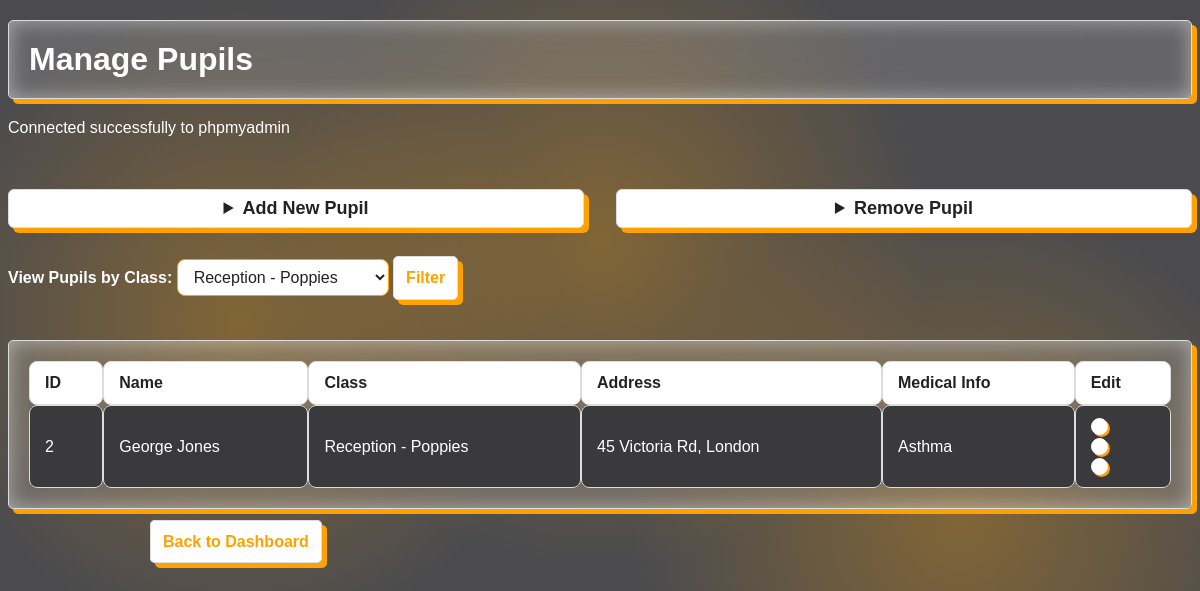
The page /pupils.php?filterClassId=2 (signed in) on the database its author committed.
### tables this page shows
CREATE TABLE IF NOT EXISTS Pupils (
    pupilId INT AUTO_INCREMENT PRIMARY KEY,
    classId INT,
    pupilNames VARCHAR(100),
    pupilAddress VARCHAR(255),
    medicalInformation VARCHAR(255),
    FOREIGN KEY (classId) REFERENCES Class(classId)
);

### pupils.php (the view, shortened to what this page needs)
<!DOCTYPE html>
<html lang="en">
<head>
    <link rel="stylesheet" href="styles.css">
</head>
    <body>
        <h1 class="card">Manage Pupils</h1>
        <?php
        include 'db_connect.php';
        echo "<div class='row'>";
        echo "<details class='form-details'>";
        echo "<summary class='button'>Add New Pupil</summary>";
        echo "</details>";
        echo "<details class='form-details'>";
        echo "<summary class='button'>Remove Pupil</summary>";
        echo "</details>";
        echo "</div>";
        $classList = [];
        $classResult = $conn->query("SELECT classId, className FROM Class");
        if ($classResult && $classResult->num_rows > 0) {
            while($class = $classResult->fetch_assoc()) {
                $classList[$class['classId']] = $class['className'];
            }
        }
        $selectedClassId = isset($_GET['filterClassId']) ? intval($_GET['filterClassId']) : 0;
        if ($selectedClassId > 0) {
            $sql = "SELECT pupilId, pupilNames, pupilAddress, medicalInformation, classId FROM Pupils WHERE classId = $selectedClassId";
        } else {
            $sql = "SELECT pupilId, pupilNames, pupilAddress, medicalInformation, classId FROM Pupils";
        }
        $result = $conn->query($sql);
        echo "<form method='GET' action='' style='margin-bottom:16px;'>";
        echo "<label for='filterClassId' style='color:#fff;font-weight:bold;'>View Pupils by Class: </label>";
        echo "<select name='filterClassId' id='filterClassId' class='input-boxes' style='width:auto;'>";
        foreach ($classList as $cid => $cname) {
            $selected = ($selectedClassId == $cid) ? 'selected' : '';
            echo "<option value='" . ($cid) . "' $selected>" . ($cname) . "</option>";
        }
        echo "</select> ";
        echo "<input type='submit' value='Filter' class='button'>";
        echo "</form>";
        if ($result->num_rows > 0) {
            echo "<table class=card>
                    <tr>
                        <th>ID</th>
                        <th>Name</th>
                        <th>Class</th>
                        <th>Address</th>
                        <th>Medical Info</th>
                        <th>Edit</th>
                    </tr>";
            while($row = $result->fetch_assoc()) {
                $pupilId = $row['pupilId'];
                echo "<tr>";
                echo "<td>{$pupilId}</td>";
                echo "<td>{$row['pupilNames']}</td>";
                $currentClass = isset($classList[$row['classId']]) ? $classList[$row['classId']] : 'None';
                echo "<td>" .($currentClass) . "</td>";
                echo "<td>{$row['pupilAddress']}</td>";
                echo "<td>{$row['medicalInformation']}</td>";
                echo "<td>"
                    . "<form method='get' action=''>"
                    . "<input type='hidden' name='editPupilId' value='{$pupilId}'>"
                    . "<button type='submit' class='dots-container' style='background:none;border:none;padding:0;cursor:pointer;'>"
                    . "<div class='dot'></div>"
                    . "<div class='dot'></div>"
                    . "<div class='dot'></div>"
                    . "</button>"
                    . "</form>";
                echo "</td>";
                echo "</tr>";
            }
            echo "</table>";
        } else {
            echo "<div class='card'><p>No pupils found in this class
            .</p></div>";
        }
        ?>
    </body>
    <footer>
        <div style="max-width:900px;margin:40px auto;margin-top:24px;">
            <a href="main.php" class="button">Back to Dashboard</a>
        </div>
    </footer>
</html>

### styles.css (style rules this page uses)
body { background-image: radial-gradient(circle at 20% 40%, rgba(255, 162, 0, 0.3), transparent 30%), radial-gradient(circle at 50% 30%, rgba(255, 162, 0, 0.3), transparent 40%), radial-gradient(circle at 80% 65%, rgba(255, 162, 0, 0.3), transparent 30%); background-attachment: fixed; background-size: cover; }
.input-boxes { background: #fff; color: #222; border: 1px solid #ffa200; border-radius: 8px; padding: 8px 12px; margin-bottom: 8px; font-size: 16px; width: 100%; box-sizing: border-box; transition: border-color 0.2s, box-shadow 0.2s; }
.row { margin-top: 32px; display: flex; flex-direction: row; gap: 32px; align-items: flex-start; justify-content: stretch; }
.form-details { flex: 1 1 0; min-width: 220px; max-width: 100%; }
label { color: #fff; font-size: 16px; font-weight: bold; }
details summary.button { color: #222; font-size: 18px; font-weight: bold; background: #fff; padding: 8px 16px; border-radius: 6px; box-shadow: 5px 5px 0px #ffa200, inset 0 0 20px #ffffff76; margin-bottom: 8px; }
table { width: 100%; border-collapse: separate; border-spacing: 0; margin: 20px 0; background: #fefefe26; color: #fff; font-size: 16px; box-shadow: 0 2px 8px #00000030; border-radius: 12px; overflow: hidden; }
th, td { padding: 12px 15px; border: 1px solid #ddd; text-align: left; }
th, td { border-radius: 8px; }
th { background-color: #ffffff; color: #222; font-weight: bold; }
tr:nth-child(even) { background-color: #3a3a3d; }
a { color: #ffA200; font-weight: bold; text-decoration: none; }
body { font-family: Arial, sans-serif; color: #ffffff; background-color: #4b4b4e; }
a { margin: 0; padding: 20px; }
.card { border: 1px solid #ddd; background: #fefefe26; border-radius: 5px; padding: 20px; margin: 20px 0; box-shadow: 5px 5px 0px #ffa200, inset 0 0 20px #ffffff76; backdrop-filter: blur(50px); }
.button { color: #ffA200; border: 1px solid #ddd; background: #fefefe; border-radius: 5px; padding: 12px; font-size:medium; font-weight: 600; margin: 20px 0; box-shadow: 5px 5px 0px #ffa200, inset 0 0 20px #ffffff76; text-align: center; }
.dots-container { display: flex; width: 20px; flex-direction: column; text-align: center; margin-top: auto; gap: 3px; cursor: pointer; }
.dot { height: 15px; width: 15px; border: 1.5px solid #fefefe; background-color: #fefefe; border-radius: 50%; box-shadow: 2px 2px 0px #ffa200, inset 0 0 20px #ffffff76; }

### rows shown on the page
pupils: pupilId "2", pupilNames "George Jones", classId "Reception - Poppies", pupilAddress "45 Victoria Rd, London", medicalInformation "Asthma"

### other values the page prints
form field filterClassId "Reception - Poppies"
